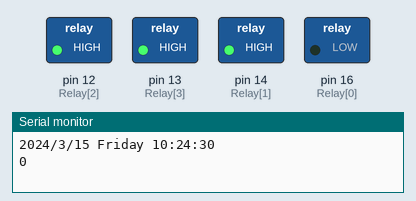
Simulated run of this sketch. Board: Arduino Uno, built with avr-gcc and run on an emulated ATmega328P. Shown: switched loads named in the sketch (green lamp = pin HIGH), the last lines printed to the serial monitor. The local clock reads 2024-03-15 10:24:30 at power-on unless the sketch sets it; pins used as bus, display or sensor lines are not drawn.

Above: at 0.5 s.
At 2.5 s:
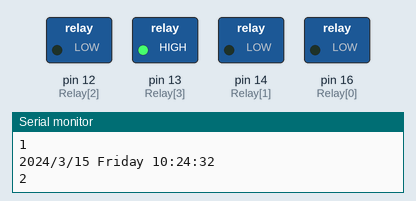
At 3.5 s:
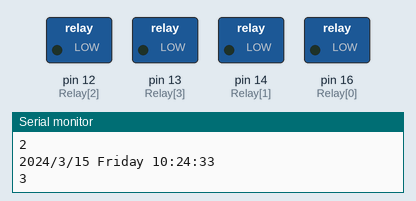
At 6.5 s:
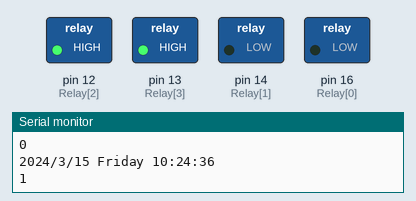
At 9.5 s:
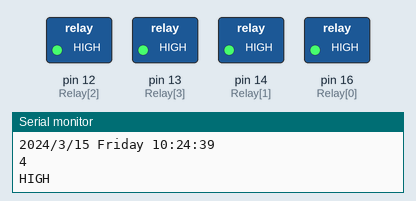
Timing chart, 0 to 11.6 s (numbered marks = the images above):
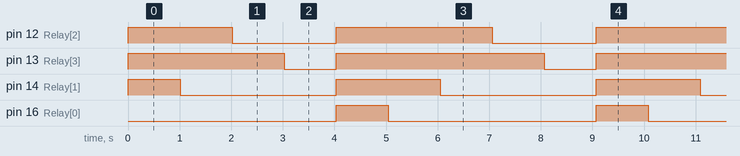

Measured:
- by itself, pin 12 (Relay[2]): alternates HIGH for 3.0 s and LOW for 2.0 s
- by itself, pin 13 (Relay[3]): goes 6 × (LOW 1.0 s, HIGH 4.0 s), LOW 0.76 s, 19 × (HIGH 4.0 s, LOW 1.0 s), then HIGH
- by itself, pin 14 (Relay[1]): alternates HIGH for 2.0 s and LOW for 3.0 s
- by itself, pin 16 (Relay[0]): goes 19 × (HIGH 1.0 s, LOW 4.0 s), HIGH 0.76 s, 5 × (LOW 4.0 s, HIGH 1.0 s), LOW 4.0 s, then HIGH

The sketch:

ESP8266_DS3231.ino
```cpp
// Date and time functions using a DS3231 RTC connected via I2C and Wire lib
#include <Wire.h>
#include "RTClib.h"

RTC_DS3231 rtc;

char daysOfTheWeek[7][12] = {"Sunday", "Monday", "Tuesday", "Wednesday", "Thursday", "Friday", "Saturday"};

bool flag = true;

int Relay [4] = {16, 14, 12, 13};
int sec;
int i = 0;
void setup () {
  Serial.begin(9600);
  pinMode(0, OUTPUT);


   pinMode(16, OUTPUT);
   pinMode(14, OUTPUT);
   pinMode(12, OUTPUT);
   pinMode(13, OUTPUT);

  digitalWrite(16, HIGH);
  digitalWrite(14, HIGH);
  digitalWrite(12, HIGH);
  digitalWrite(13, HIGH);

/*
  if (rtc.lostPower()) {
    Serial.println("RTC lost power, lets set the time!");
    // following line sets the RTC to the date & time this sketch was compiled
    rtc.adjust(DateTime(F(__DATE__), F(__TIME__)));
    // This line sets the RTC with an explicit date & time, for example to set
    // January 21, 2014 at 3am you would call:
    // rtc.adjust(DateTime(2014, 1, 21, 3, 0, 0));
  }
*/
rtc.begin();
//DateTime corr = rtc.now();
//rtc.adjust (corr + TimeSpan(0,0,0,0));

}


void loop () {
    DateTime now = rtc.now();

    if (sec!=now.second())
    {
      sec = now.second();

    Serial.print(now.year(), DEC);
    Serial.print('/');
    Serial.print(now.month(), DEC);
    Serial.print('/');
    Serial.print(now.day(), DEC);
    Serial.print(" ");
    Serial.print(daysOfTheWeek[now.dayOfTheWeek()]);
    Serial.print(" ");
    Serial.print(now.hour(), DEC);
    Serial.print(':');
    Serial.print(now.minute(), DEC);
    Serial.print(':');
    Serial.print(now.second(), DEC);
    Serial.println();
    flag = !flag;
    digitalWrite(0, flag);
    Serial.println (i);
    digitalWrite(Relay[i], LOW);
    i = i+1;
    if (i>=5) {i = 0; digitalWrite(Relay[0], HIGH); digitalWrite(Relay[1], HIGH); digitalWrite(Relay[2], HIGH); digitalWrite(Relay[3], HIGH);Serial.println ("HIGH");}


    }
    delay(250);
}
```
